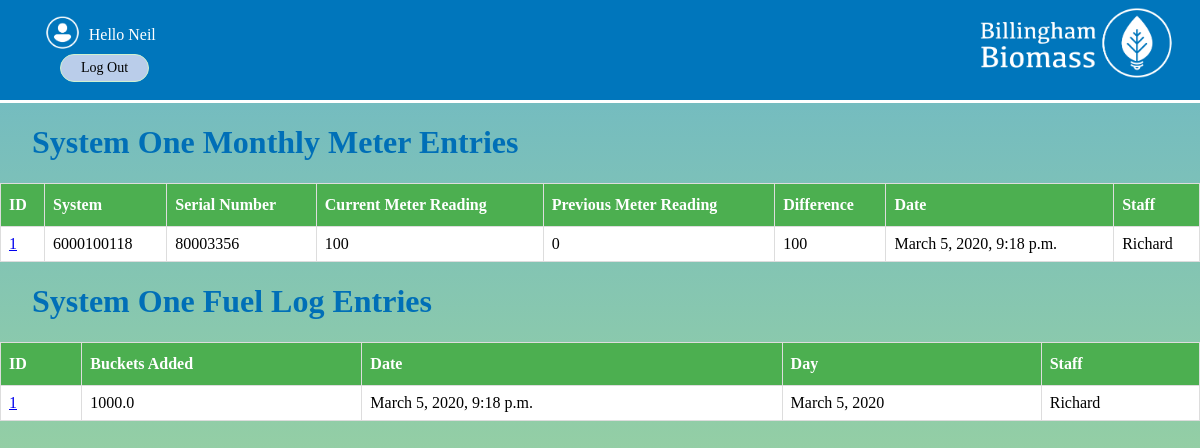
The app's page /systems/systemone (signed in), older data.
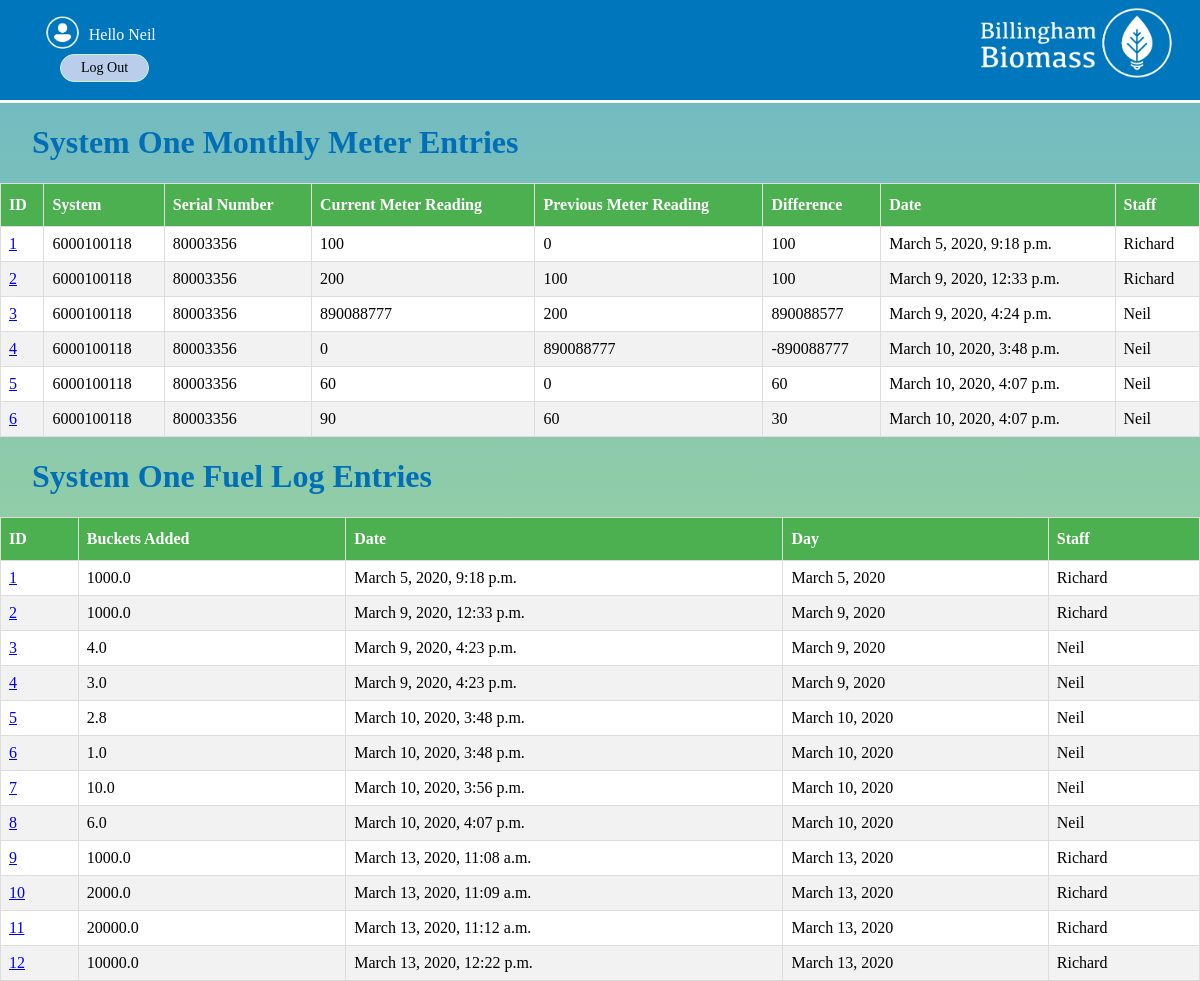
The same page, newer data.
### systems/models.py (models this page shows, shortened)
class monthlyMeterSystemOneMod(models.Model):
    system = models.CharField(max_length=50,default='6000100118')
    serial_number = models.CharField(max_length=50,default='80003356')
    current_meter_reading = models.IntegerField(default=0)
    previous_meter_reading = models.IntegerField(default=0)
    difference = models.IntegerField(null=True)
    notes = models.TextField(blank=True)
    date = models.DateTimeField(auto_now_add = True)
    day = models.DateField(auto_now_add = True)
    staff = models.ForeignKey(User,on_delete=models.CASCADE)

class FuelLogSystemOneMod(models.Model):
    buckets_added = models.DecimalField(max_digits=1000,decimal_places=1)
    date = models.DateTimeField(auto_now_add = True)
    day = models.DateField(auto_now_add = True)
    staff = models.ForeignKey(User,on_delete=models.CASCADE)
    thumb = models.ImageField(blank=True,null=True)

### systems/views.py (the view)
# urls.py: path('systemone',views.systemOne, name='systemone'),
@login_required(login_url="/accounts/login/")
def systemOne(request):
    entriesMonth = monthlyMeterSystemOneMod.objects.all().order_by('date')
    entriesFuel = FuelLogSystemOneMod.objects.all().order_by('date')
    return render(request,'systems/systemone.html',{'entriesMonth':entriesMonth,'entriesFuel':entriesFuel})

### systems/templates/systems/systemone.html
{% extends 'base_layout.html' %}
{% block content %}
<div class="monthly">
  <h1>System One Monthly Meter Entries</h1>
  <table>
    <thead>
    <th>ID</th>
    <th>System</th>
    <th>Serial Number</th>
    <th>Current Meter Reading</th>
    <th>Previous Meter Reading</th>
    <th>Difference</th>
    <th>Date</th>
    <th>Staff</th>
    </thead>
    <tbody>
  {% for entryMonth in entriesMonth %}
  <tr>
      <td><a href="{% url 'systems:idmonthlysystemone' id=entryMonth.id%}">{{entryMonth.id}}</a></td>
      <td>{{entryMonth.system}}</td>
      <td>{{entryMonth.serial_number}}</td>
      <td>{{entryMonth.current_meter_reading}}</td>
      <td>{{entryMonth.previous_meter_reading}}</td>
      <td>{{entryMonth.difference}}</td>
      <td>{{entryMonth.date}}</td>
      <td>{{entryMonth.staff}}</td>
      </tr>
    {% endfor %}
      </tbody>
    </table>
</div>
<div class="fuelLog">
  <h1>System One Fuel Log Entries</h1>
  <table>
    <thead>
    <th>ID</th>
    <th>Buckets Added</th>
    <th>Date</th>
    <th>Day</th>
    <th>Staff</th>
    </thead>
    <tbody>
  {% for entryFuel in entriesFuel %}
  <tr>
      <td><a href="{% url 'systems:idfuellogsystemone' id=entryFuel.id%}">{{entryFuel.id}}</a></td>
      <td>{{entryFuel.buckets_added}}</td>
      <td>{{entryFuel.date}}</td>
      <td>{{entryFuel.day}}</td>
      <td>{{entryFuel.staff}}</td>
      </tr>
    {% endfor %}
    </tbody>
</div>
{% endblock %}

Row changes from the older to the newer data that the page shows:
added monthlyMeterSystemOneMod: id "2", system "6000100118", serial_number "80003356", current_meter_reading "200", previous_meter_reading "100", difference "100", date "March 9, 2020, 12:33 p.m.", staff "Richard"
added monthlyMeterSystemOneMod: id "3", system "6000100118", serial_number "80003356", current_meter_reading "890088777", previous_meter_reading "200", difference "890088577", date "March 9, 2020, 4:24 p.m.", staff "Neil"
added monthlyMeterSystemOneMod: id "4", system "6000100118", serial_number "80003356", current_meter_reading "0", previous_meter_reading "890088777", difference "-890088777", date "March 10, 2020, 3:48 p.m.", staff "Neil"
added monthlyMeterSystemOneMod: id "5", system "6000100118", serial_number "80003356", current_meter_reading "60", previous_meter_reading "0", difference "60", date "March 10, 2020, 4:07 p.m.", staff "Neil"
added monthlyMeterSystemOneMod: id "6", system "6000100118", serial_number "80003356", current_meter_reading "90", previous_meter_reading "60", difference "30", date "March 10, 2020, 4:07 p.m.", staff "Neil"
added FuelLogSystemOneMod: id "2", buckets_added "1000.0", date "March 9, 2020, 12:33 p.m.", day "March 9, 2020", staff "Richard"
added FuelLogSystemOneMod: id "3", buckets_added "4.0", date "March 9, 2020, 4:23 p.m.", day "March 9, 2020", staff "Neil"
added FuelLogSystemOneMod: id "4", buckets_added "3.0", date "March 9, 2020, 4:23 p.m.", day "March 9, 2020", staff "Neil"
added FuelLogSystemOneMod: id "5", buckets_added "2.8", date "March 10, 2020, 3:48 p.m.", day "March 10, 2020", staff "Neil"
added FuelLogSystemOneMod: id "6", buckets_added "1.0", date "March 10, 2020, 3:48 p.m.", day "March 10, 2020", staff "Neil"
added FuelLogSystemOneMod: id "7", buckets_added "10.0", date "March 10, 2020, 3:56 p.m.", day "March 10, 2020", staff "Neil"
added FuelLogSystemOneMod: id "8", buckets_added "6.0", date "March 10, 2020, 4:07 p.m.", day "March 10, 2020", staff "Neil"
added FuelLogSystemOneMod: id "9", buckets_added "1000.0", date "March 13, 2020, 11:08 a.m.", day "March 13, 2020", staff "Richard"
added FuelLogSystemOneMod: id "10", buckets_added "2000.0", date "March 13, 2020, 11:09 a.m.", day "March 13, 2020", staff "Richard"
added FuelLogSystemOneMod: id "11", buckets_added "20000.0", date "March 13, 2020, 11:12 a.m.", day "March 13, 2020", staff "Richard"
added FuelLogSystemOneMod: id "12", buckets_added "10000.0", date "March 13, 2020, 12:22 p.m.", day "March 13, 2020", staff "Richard"
